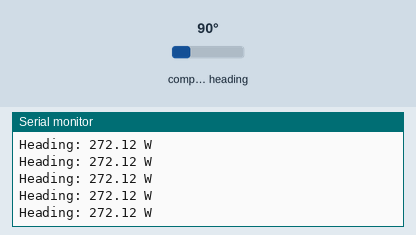
Simulated run of this sketch. Board: Arduino Uno, built with avr-gcc and run on an emulated ATmega328P. Shown: the last lines printed to the serial monitor. Inputs (shaded band) come from the test bench; at power-on: compass heading 90°.

Above: at 1.2 s.
1.3 s: compass heading set to 7°
At 1.69 s:
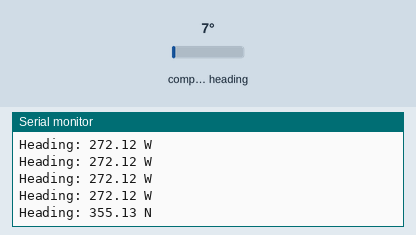
3.5 s: compass heading set to 180°
At 3.71 s:
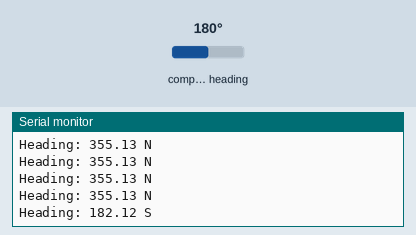
5.5 s: compass heading set to 269°
At 5.73 s:
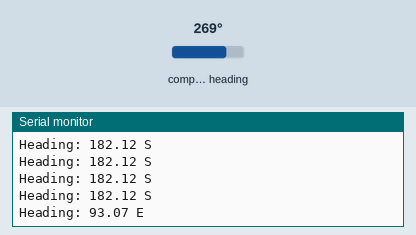
7.5 s: compass heading set to 120°
At 7.74 s:
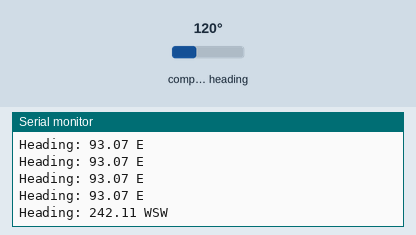
9.5 s: compass heading set to 127°
At 9.76 s:
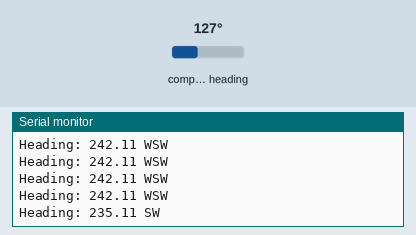
11.5 s: compass heading set to 240°
At 11.77 s:
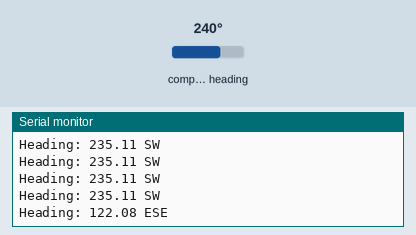

Measured:
- after the input at 1.3 s, the serial monitor: prints a new line after 0.21 s (image 1)
- after the input at 3.5 s, the serial monitor: prints a new line at once (image 2)
- after the input at 5.5 s, the serial monitor: prints a new line at once (image 3)
- after the input at 7.5 s, the serial monitor: prints a new line after 0.06 s (image 4)
- after the input at 9.5 s, the serial monitor: prints a new line after 0.08 s (image 5)
- after the input at 11.5 s, the serial monitor: prints a new line after 0.09 s (image 6)

The sketch:

Compass_Navigation_Declinaison_Heading.ino
```cpp
// Algorithm description:
// -----------------------
// This algorithm allows to determine the true North for navigation purpose
// based on the current Declination of the current position and the measured
// Magnetic Noth.

// I) Include the several used libraries:
// --------------------------------------
#include <Wire.h>
#include <QMC5883LCompass.h>

// II) Body:
// ---------
QMC5883LCompass compass; // Declaration of the QMC5883L object as a compass object.

void setup() {
  // Initialization of the I2C interface:
  Wire.begin();
  // Initialization of the serial monitor:
  Serial.begin(9600);
  // Initialize the magnetometer:
  // compass.calibrate(); // OPENWORK: Try to see of the function allows the direct transcription of the obtained calibration.
  // For the previous OPENWORK, maybe just import the line inside the algorithm of calibration.
  compass.setCalibrationOffsets(-436.00, -1054.00, 956.00);
  compass.setCalibrationScales(0.84, 0.99, 1.25);
  compass.init();
}

void loop() {

  // Int variables declaration for each axis:
  int x, y, z;
  // Later, conversion of heading in degrees to cardinal:
  // Then, declaration of a string named Cardinal:
  String Cardinal;
  // Store the readings in x, y & z variables:
  compass.read();
  // Then get the values:
  x = compass.getX();
  y = -compass.getY(); // Because soldered in the opposite orientation.
  z = -compass.getZ(); // Because soldered in the opposite orientation.

  // Local heading:
  float HEADING_IN_RAD = atan2(y, x);
  // In degrees:
  float HEADING_IN_DEG = HEADING_IN_RAD*(180/PI);
  // Declination angle around Sigean:
  float DECLINATION_IN_DEG = 2.116; // In degrees.
  float DECLINATION_IN_RAD = DECLINATION_IN_DEG * (PI/180); // In radians.
  // Compute the true Heading in degrees:
  HEADING_IN_DEG = HEADING_IN_DEG + DECLINATION_IN_DEG;

  if (HEADING_IN_DEG < 0) {
    HEADING_IN_DEG = HEADING_IN_DEG + 360;
  }

  // For cardinal directions:
  if (HEADING_IN_DEG > 348.75 || HEADING_IN_DEG < 11.25) {
    Cardinal = " N";
  }

  else if (HEADING_IN_DEG > 11.25 && HEADING_IN_DEG < 33.75) {
    Cardinal = " NNE";
  }

  else if (HEADING_IN_DEG > 33.75 && HEADING_IN_DEG < 56.25) {
    Cardinal = " NE";
  }

  else if (HEADING_IN_DEG > 56.25 && HEADING_IN_DEG < 78.75) {
    Cardinal = " ENE";
  }

  else if (HEADING_IN_DEG > 78.75 && HEADING_IN_DEG < 101.25) {
    Cardinal = " E";
  }

  else if (HEADING_IN_DEG > 101.25 && HEADING_IN_DEG < 123.75) {
    Cardinal = " ESE";
  }

  else if (HEADING_IN_DEG > 123.75 && HEADING_IN_DEG < 146.25) {
    Cardinal = " SE";
  }

  else if (HEADING_IN_DEG > 146.25 && HEADING_IN_DEG < 168.75) {
    Cardinal = " SSE";
  }

  else if (HEADING_IN_DEG > 168.75 && HEADING_IN_DEG < 191.25) {
    Cardinal = " S";
  }

  else if (HEADING_IN_DEG > 191.25 && HEADING_IN_DEG < 213.75) {
    Cardinal = " SSW";
  }

  else if (HEADING_IN_DEG > 213.75 && HEADING_IN_DEG < 236.25) {
    Cardinal = " SW";
  }

  else if (HEADING_IN_DEG > 236.25 && HEADING_IN_DEG < 258.75) {
    Cardinal = " WSW";
  }

  else if (HEADING_IN_DEG > 258.75 && HEADING_IN_DEG < 281.25) {
    Cardinal = " W";
  }

  else if (HEADING_IN_DEG > 281.25 && HEADING_IN_DEG < 303.75) {
    Cardinal = " WNW";
  }

  else if (HEADING_IN_DEG > 303.75 && HEADING_IN_DEG < 326.25) {
    Cardinal = " NW";
  }

  else if (HEADING_IN_DEG > 326.25 && HEADING_IN_DEG < 348.75) {
    Cardinal = " NNW";
  }

// Then print the results on the Serial monitor:
Serial.print("Heading: ");
Serial.print(HEADING_IN_DEG);
Serial.println(Cardinal);

delay(250);

}
```
